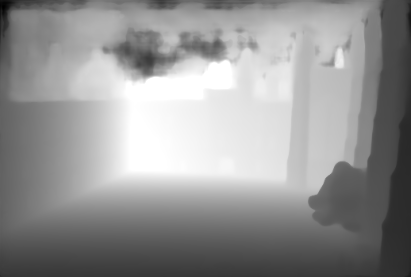
#> input picture data/depth.png, 411 x 277 px
$ python o3d_rgb_depth_to_pcd.py ../data/depth.png ../data/rgb.png 1.0 5 5 5
#> lines starting #> are read from the running program, lines starting #| are printed output that depends on the picture
import cv2, os, sys
import numpy as np
import open3d as o3d

def main():

    argv = sys.argv
    argc = len(argv)

    if argc < 3:
        print('%s displays 3D model from RGB image and depth imag' % argv[0])
        print('[usage] python %s <rgb image> <depth image> [<zScale> <focal_length:x> <focal_length:y>]' % argv[0])
        quit()

    rgb = cv2.imread(argv[1])
#> rgb is the input picture: shape (277, 411, 3); min 0, max 255, mean 148.4
    rgb = cv2.flip(rgb, 1)
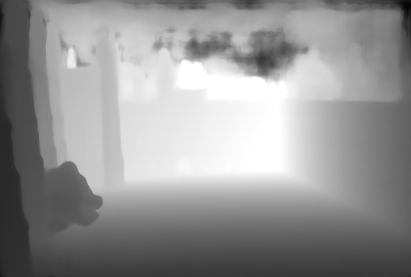
#> rgb: shape (277, 411, 3); min 0, max 255, mean 148.4
    rgb = cv2.cvtColor(rgb, cv2.COLOR_BGR2RGB)
    height, width = rgb.shape[:2]
#> height = 277; width = 411

    depth = cv2.imread(argv[2], cv2.IMREAD_UNCHANGED)
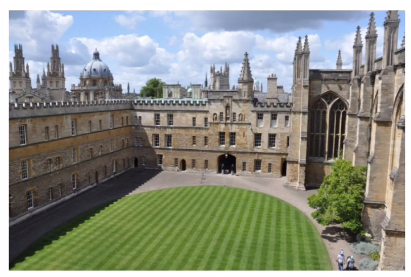
#> input picture data/rgb.png, 411 x 277 px
#> depth is the input picture: shape (277, 411, 3); mean B, G, R 133.2, 144.2, 140.5
    depth = cv2.flip(depth, 1)
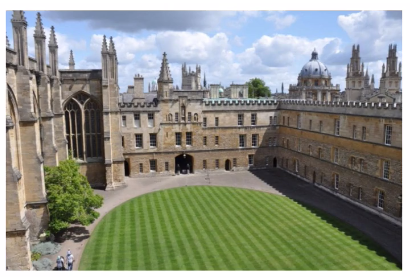
#> depth: shape (277, 411, 3); mean B, G, R 133.2, 144.2, 140.5

    fx = width
#> fx = 411
    fy = height
#> fy = 277

    zScale = 2

    if argc > 3:
        zScale = float(argv[3])

    if argc > 4:
        fx = int(argv[4])

    if argc > 5:
        fy = int(argv[5])

    cx = width // 2
#> cx = 205
    if argc > 6:
        cx = int(argv[6])

    cy = height // 2
#> cy = 138
    if argc > 7:
        cy = int(argv[7])

    print('zScale:%.1f, fx:%d, fy:%d, cx:%d, cy:%d' % (zScale, fx, fy, cx, cy))
#| zScale:1.0, fx:5, fy:5, cx:5, cy:138

    RGB = o3d.geometry.Image(rgb)

    #depth = 65535 - depth
    depth //= 2
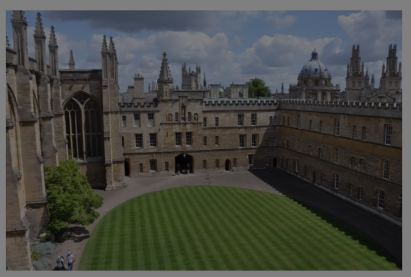
#> depth: shape (277, 411, 3); mean B, G, R 66.3, 71.9, 70
    depth += 30000
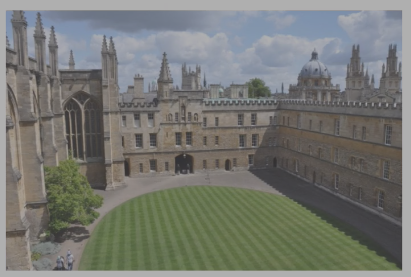
#> depth: shape (277, 411, 3); mean B, G, R 114.3, 119.9, 118

    DEPTH = o3d.geometry.Image(depth)

    rgbd = o3d.geometry.RGBDImage.create_from_color_and_depth(
            RGB, DEPTH, depth_scale=65535, convert_rgb_to_intensity=False)

    cam = o3d.camera.PinholeCameraIntrinsic()
    cam.intrinsic_matrix = np.asarray([[fx, 0, cx], [0, fy, cy], [0, 0, 1]])
    pcd = o3d.geometry.PointCloud.create_from_rgbd_image(rgbd, cam)

    angle = np.arctan(width/height)
#> angle = 0.978
    cos = np.cos(-angle)
#> cos = 0.559
    sin = np.sin(-angle)
#> sin = -0.829

    #pcd.transform([[1, 0, 0, 0], [0, -1, 0, 0], [0, 0, zScale, 0], [0, 0, 0, 1]])
    #pcd.transform([[1, 0, 0, 0], [0, cos, -sin, 0], [0, sin, cos * zScale, 0], [0, 0, 0, 1]])

    pcd.transform([[1, 0, 0, 0], [0, cos, 0, 0], [0, 0, cos * zScale, 0], [0, 0, 0, 1]])

    base = os.path.basename(argv[1])
    filename, _ = os.path.splitext(base)

    #dst_path = '%s_o3d.ply' % filename
    dst_path = 'o3d.ply'
    o3d.io.write_point_cloud(dst_path, pcd)
    print('save %s' % dst_path)

    o3d.visualization.draw_geometries([pcd])

if __name__ == '__main__':
    main()
